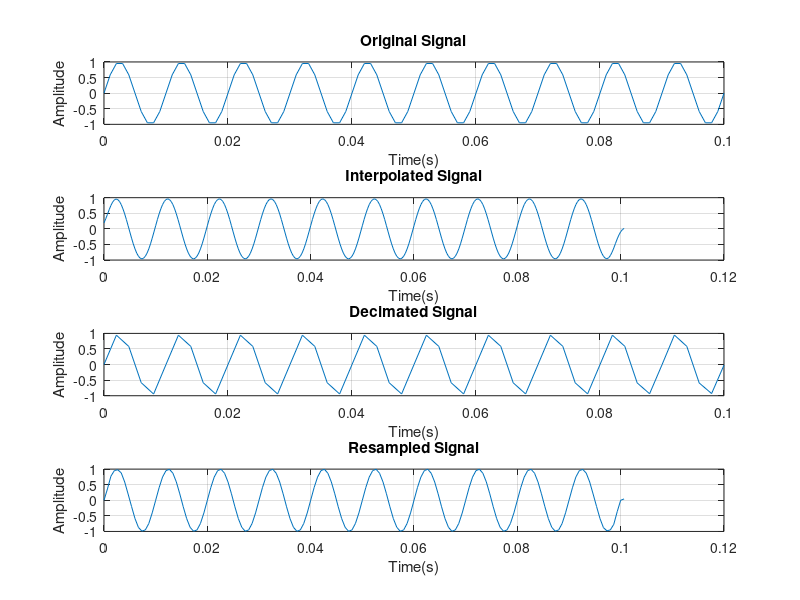

The MATLAB script that drew this image:
clc;
clear;
close all;

fs = 1000;
t = 0:1/fs:0.1;
x = sin(2*pi*100*t);

L = 3;

x_interp = interp(x,L);
fs_interp = L*fs;
t_interp = (0:length(x_interp)-1)/fs_interp;

M = 2;

x_dec = decimate(x,M);
fs_dec = fs/M;
t_dec = (0:length(x_dec)-1)/fs_dec;

x_new = resample(x,L,M);
fs_new = fs*L/M;
t_new = (0:length(x_new)-1)/fs_new;

fprintf("Original Sampling Frequency = %.2f Hz\n",fs);
fprintf("After Interpolation L = %.2f, fs = %.2f Hz\n",L,fs_interp);
fprintf("After Decimation M = %.2f, fs = %.2f Hz\n",M,fs_dec);
fprintf("After Resampling L/M, fs = %.2f Hz\n",fs_new);

figure;

subplot(4,1,1);
plot(t,x);
grid on;
title("Original Signal");
xlabel("Time(s)");
ylabel("Amplitude");

subplot(4,1,2);
plot(t_interp,x_interp);
grid on;
title("Interpolated Signal");
xlabel("Time(s)");
ylabel("Amplitude");

subplot(4,1,3);
plot(t_dec,x_dec);
grid on;
title("Decimated Signal");
xlabel("Time(s)");
ylabel("Amplitude");

subplot(4,1,4);
plot(t_new,x_new);
grid on;
title("Resampled Signal");
xlabel("Time(s)");
ylabel("Amplitude");
